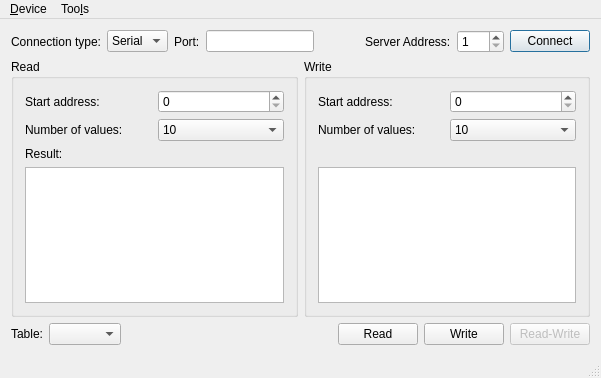
<?xml version="1.0" encoding="UTF-8"?>
<ui version="4.0">
 <class>MainWindow</class>
 <widget class="QMainWindow" name="MainWindow">
  <property name="geometry">
   <rect>
    <x>0</x>
    <y>0</y>
    <width>601</width>
    <height>378</height>
   </rect>
  </property>
  <property name="maximumSize">
   <size>
    <width>16777215</width>
    <height>1000</height>
   </size>
  </property>
  <property name="windowTitle">
   <string>Modbus Client Example</string>
  </property>
  <widget class="QWidget" name="centralWidget">
   <layout class="QVBoxLayout" name="verticalLayout">
    <item>
     <layout class="QGridLayout" name="gridLayout">
      <item row="0" column="5">
       <widget class="QLabel" name="label_27">
        <property name="sizePolicy">
         <sizepolicy hsizetype="Maximum" vsizetype="Preferred">
          <horstretch>0</horstretch>
          <verstretch>0</verstretch>
         </sizepolicy>
        </property>
        <property name="text">
         <string>Server Address:</string>
        </property>
       </widget>
      </item>
      <item row="0" column="7">
       <widget class="QPushButton" name="connectButton">
        <property name="sizePolicy">
         <sizepolicy hsizetype="Maximum" vsizetype="Fixed">
          <horstretch>0</horstretch>
          <verstretch>0</verstretch>
         </sizepolicy>
        </property>
        <property name="text">
         <string>Connect</string>
        </property>
        <property name="checkable">
         <bool>false</bool>
        </property>
        <property name="autoDefault">
         <bool>false</bool>
        </property>
        <property name="default">
         <bool>true</bool>
        </property>
       </widget>
      </item>
      <item row="0" column="4">
       <spacer name="horizontalSpacer">
        <property name="orientation">
         <enum>Qt::Orientation::Horizontal</enum>
        </property>
        <property name="sizeHint" stdset="0">
         <size>
          <width>40</width>
          <height>20</height>
         </size>
        </property>
       </spacer>
      </item>
      <item row="0" column="6">
       <widget class="QSpinBox" name="serverEdit">
        <property name="sizePolicy">
         <sizepolicy hsizetype="Maximum" vsizetype="Fixed">
          <horstretch>0</horstretch>
          <verstretch>0</verstretch>
         </sizepolicy>
        </property>
        <property name="minimum">
         <number>1</number>
        </property>
        <property name="maximum">
         <number>247</number>
        </property>
       </widget>
      </item>
      <item row="0" column="1">
       <widget class="QComboBox" name="connectType">
        <item>
         <property name="text">
          <string>Serial</string>
         </property>
        </item>
        <item>
         <property name="text">
          <string>TCP</string>
         </property>
        </item>
       </widget>
      </item>
      <item row="0" column="2">
       <widget class="QLabel" name="label_2">
        <property name="sizePolicy">
         <sizepolicy hsizetype="Maximum" vsizetype="Preferred">
          <horstretch>0</horstretch>
          <verstretch>0</verstretch>
         </sizepolicy>
        </property>
        <property name="text">
         <string>Port:</string>
        </property>
       </widget>
      </item>
      <item row="0" column="0">
       <widget class="QLabel" name="label">
        <property name="text">
         <string>Connection type:</string>
        </property>
       </widget>
      </item>
      <item row="0" column="3">
       <widget class="QLineEdit" name="portEdit">
        <property name="sizePolicy">
         <sizepolicy hsizetype="Preferred" vsizetype="Fixed">
          <horstretch>0</horstretch>
          <verstretch>0</verstretch>
         </sizepolicy>
        </property>
       </widget>
      </item>
     </layout>
    </item>
    <item>
     <layout class="QHBoxLayout" name="horizontalLayout_2">
      <item>
       <widget class="QGroupBox" name="groupBox_2">
        <property name="minimumSize">
         <size>
          <width>250</width>
          <height>0</height>
         </size>
        </property>
        <property name="title">
         <string>Read</string>
        </property>
        <layout class="QGridLayout" name="gridLayout_3">
         <item row="0" column="0">
          <widget class="QLabel" name="label_4">
           <property name="text">
            <string>Start address:</string>
           </property>
          </widget>
         </item>
         <item row="0" column="1">
          <widget class="QSpinBox" name="readAddress">
           <property name="maximum">
            <number>9</number>
           </property>
          </widget>
         </item>
         <item row="1" column="0">
          <widget class="QLabel" name="label_5">
           <property name="text">
            <string>Number of values:</string>
           </property>
          </widget>
         </item>
         <item row="1" column="1">
          <widget class="QComboBox" name="readSize">
           <property name="currentIndex">
            <number>9</number>
           </property>
           <item>
            <property name="text">
             <string>1</string>
            </property>
           </item>
           <item>
            <property name="text">
             <string>2</string>
            </property>
           </item>
           <item>
            <property name="text">
             <string>3</string>
            </property>
           </item>
           <item>
            <property name="text">
             <string>4</string>
            </property>
           </item>
           <item>
            <property name="text">
             <string>5</string>
            </property>
           </item>
           <item>
            <property name="text">
             <string>6</string>
            </property>
           </item>
           <item>
            <property name="text">
             <string>7</string>
            </property>
           </item>
           <item>
            <property name="text">
             <string>8</string>
            </property>
           </item>
           <item>
            <property name="text">
             <string>9</string>
            </property>
           </item>
           <item>
            <property name="text">
             <string>10</string>
            </property>
           </item>
          </widget>
         </item>
         <item row="2" column="0">
          <widget class="QLabel" name="label_9">
           <property name="text">
            <string>Result:</string>
           </property>
          </widget>
         </item>
         <item row="3" column="0" colspan="2">
          <widget class="QListWidget" name="readValue">
           <property name="minimumSize">
            <size>
             <width>0</width>
             <height>0</height>
            </size>
           </property>
          </widget>
         </item>
        </layout>
       </widget>
      </item>
      <item>
       <widget class="QGroupBox" name="writeGroupBox">
        <property name="minimumSize">
         <size>
          <width>225</width>
          <height>0</height>
         </size>
        </property>
        <property name="title">
         <string>Write</string>
        </property>
        <layout class="QGridLayout" name="gridLayout_2">
         <item row="0" column="0">
          <widget class="QLabel" name="label_7">
           <property name="text">
            <string>Start address:</string>
           </property>
          </widget>
         </item>
         <item row="3" column="0" colspan="2">
          <widget class="QTreeView" name="writeValueTable">
           <property name="showDropIndicator" stdset="0">
            <bool>true</bool>
           </property>
           <property name="alternatingRowColors">
            <bool>true</bool>
           </property>
           <property name="rootIsDecorated">
            <bool>false</bool>
           </property>
           <property name="uniformRowHeights">
            <bool>true</bool>
           </property>
           <property name="itemsExpandable">
            <bool>false</bool>
           </property>
           <property name="expandsOnDoubleClick">
            <bool>false</bool>
           </property>
           <attribute name="headerVisible">
            <bool>true</bool>
           </attribute>
          </widget>
         </item>
         <item row="0" column="1">
          <widget class="QSpinBox" name="writeAddress">
           <property name="maximum">
            <number>9</number>
           </property>
          </widget>
         </item>
         <item row="1" column="0">
          <widget class="QLabel" name="label_8">
           <property name="text">
            <string>Number of values:</string>
           </property>
          </widget>
         </item>
         <item row="1" column="1">
          <widget class="QComboBox" name="writeSize">
           <property name="currentIndex">
            <number>9</number>
           </property>
           <item>
            <property name="text">
             <string>1</string>
            </property>
           </item>
           <item>
            <property name="text">
             <string>2</string>
            </property>
           </item>
           <item>
            <property name="text">
             <string>3</string>
            </property>
           </item>
           <item>
            <property name="text">
             <string>4</string>
            </property>
           </item>
           <item>
            <property name="text">
             <string>5</string>
            </property>
           </item>
           <item>
            <property name="text">
             <string>6</string>
            </property>
           </item>
           <item>
            <property name="text">
             <string>7</string>
            </property>
           </item>
           <item>
            <property name="text">
             <string>8</string>
            </property>
           </item>
           <item>
            <property name="text">
             <string>9</string>
            </property>
           </item>
           <item>
            <property name="text">
             <string>10</string>
            </property>
           </item>
          </widget>
         </item>
         <item row="2" column="0">
          <widget class="QLabel" name="label_3">
           <property name="text">
            <string/>
           </property>
          </widget>
         </item>
        </layout>
       </widget>
      </item>
     </layout>
    </item>
    <item>
     <layout class="QHBoxLayout" name="horizontalLayout">
      <item>
       <widget class="QLabel" name="label_6">
        <property name="text">
         <string>Table:</string>
        </property>
       </widget>
      </item>
      <item>
       <widget class="QComboBox" name="writeTable"/>
      </item>
      <item>
       <spacer name="horizontalSpacer_2">
        <property name="orientation">
         <enum>Qt::Orientation::Horizontal</enum>
        </property>
        <property name="sizeHint" stdset="0">
         <size>
          <width>13</width>
          <height>17</height>
         </size>
        </property>
       </spacer>
      </item>
      <item>
       <widget class="QPushButton" name="readButton">
        <property name="sizePolicy">
         <sizepolicy hsizetype="Maximum" vsizetype="Fixed">
          <horstretch>0</horstretch>
          <verstretch>0</verstretch>
         </sizepolicy>
        </property>
        <property name="text">
         <string>Read</string>
        </property>
       </widget>
      </item>
      <item>
       <widget class="QPushButton" name="writeButton">
        <property name="text">
         <string>Write</string>
        </property>
       </widget>
      </item>
      <item>
       <widget class="QPushButton" name="readWriteButton">
        <property name="enabled">
         <bool>false</bool>
        </property>
        <property name="text">
         <string>Read-Write</string>
        </property>
       </widget>
      </item>
     </layout>
    </item>
   </layout>
  </widget>
  <widget class="QStatusBar" name="statusBar"/>
  <widget class="QMenuBar" name="menuBar">
   <property name="geometry">
    <rect>
     <x>0</x>
     <y>0</y>
     <width>601</width>
     <height>26</height>
    </rect>
   </property>
   <widget class="QMenu" name="menuDevice">
    <property name="title">
     <string>&amp;Device</string>
    </property>
    <addaction name="actionConnect"/>
    <addaction name="actionDisconnect"/>
    <addaction name="separator"/>
    <addaction name="actionExit"/>
   </widget>
   <widget class="QMenu" name="menuToo_ls">
    <property name="title">
     <string>Too&amp;ls</string>
    </property>
    <addaction name="actionOptions"/>
   </widget>
   <addaction name="menuDevice"/>
   <addaction name="menuToo_ls"/>
  </widget>
  <action name="actionConnect">
   <property name="icon">
    <iconset resource="modbusclient.qrc">
     <normaloff>:/images/connect.png</normaloff>:/images/connect.png</iconset>
   </property>
   <property name="text">
    <string>&amp;Connect</string>
   </property>
  </action>
  <action name="actionDisconnect">
   <property name="icon">
    <iconset resource="modbusclient.qrc">
     <normaloff>:/images/disconnect.png</normaloff>:/images/disconnect.png</iconset>
   </property>
   <property name="text">
    <string>&amp;Disconnect</string>
   </property>
  </action>
  <action name="actionExit">
   <property name="icon">
    <iconset resource="modbusclient.qrc">
     <normaloff>:/images/application-exit.png</normaloff>:/images/application-exit.png</iconset>
   </property>
   <property name="text">
    <string>&amp;Quit</string>
   </property>
  </action>
  <action name="actionOptions">
   <property name="icon">
    <iconset resource="modbusclient.qrc">
     <normaloff>:/images/settings.png</normaloff>:/images/settings.png</iconset>
   </property>
   <property name="text">
    <string>&amp;Options</string>
   </property>
  </action>
 </widget>
 <layoutdefault spacing="6" margin="11"/>
 <tabstops>
  <tabstop>connectType</tabstop>
  <tabstop>portEdit</tabstop>
  <tabstop>serverEdit</tabstop>
  <tabstop>connectButton</tabstop>
  <tabstop>readAddress</tabstop>
  <tabstop>readSize</tabstop>
  <tabstop>readValue</tabstop>
  <tabstop>writeAddress</tabstop>
  <tabstop>writeSize</tabstop>
  <tabstop>writeValueTable</tabstop>
  <tabstop>writeTable</tabstop>
  <tabstop>readButton</tabstop>
  <tabstop>writeButton</tabstop>
  <tabstop>readWriteButton</tabstop>
 </tabstops>
 <resources>
  <include location="modbusclient.qrc"/>
 </resources>
 <connections/>
</ui>
